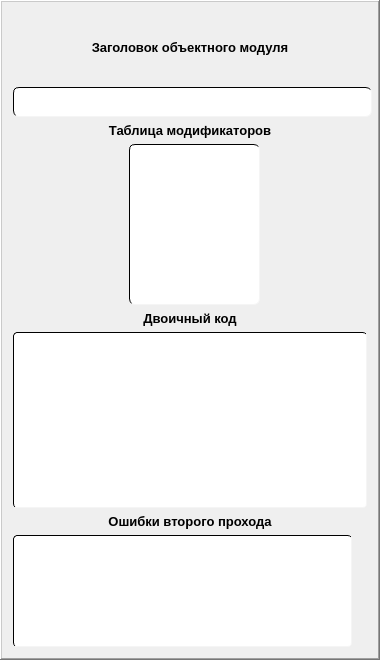
     <widget class="QFrame" name="frame_third">
      <property name="minimumSize">
       <size>
        <width>380</width>
        <height>660</height>
       </size>
      </property>
      <property name="maximumSize">
       <size>
        <width>380</width>
        <height>660</height>
       </size>
      </property>
      <property name="font">
       <font>
        <family>System</family>
        <pointsize>10</pointsize>
        <bold>true</bold>
       </font>
      </property>
      <property name="frameShape">
       <enum>QFrame::WinPanel</enum>
      </property>
      <property name="frameShadow">
       <enum>QFrame::Raised</enum>
      </property>
      <layout class="QGridLayout" name="gridLayout_7">
       <item row="0" column="0" colspan="3">
        <layout class="QVBoxLayout" name="verticalLayout_6">
         <item>
          <widget class="QLabel" name="label_OMH">
           <property name="font">
            <font>
             <family>System</family>
             <pointsize>10</pointsize>
             <bold>true</bold>
            </font>
           </property>
           <property name="text">
            <string>Заголовок объектного модуля</string>
           </property>
           <property name="alignment">
            <set>Qt::AlignCenter</set>
           </property>
          </widget>
         </item>
         <item>
          <widget class="QTableWidget" name="tableWidget_OMH">
           <property name="minimumSize">
            <size>
             <width>359</width>
             <height>30</height>
            </size>
           </property>
           <property name="maximumSize">
            <size>
             <width>359</width>
             <height>30</height>
            </size>
           </property>
           <property name="font">
            <font>
             <family>System</family>
             <pointsize>10</pointsize>
             <bold>true</bold>
            </font>
           </property>
           <property name="cursor" stdset="0">
            <cursorShape>PointingHandCursor</cursorShape>
           </property>
           <property name="toolTip">
            <string/>
           </property>
           <property name="styleSheet">
            <string notr="true">QTableWidget {
    background-color: #ffffff;
    border-top: 1px solid #000000;
    border-left: 1px solid #000000;
    border-right: 1px solid #f5f5f5;
    border-bottom: 1px solid #f5f5f5;
    border-radius: 6px;
    gridline-color: #e0e0e0;
}

QTableWidget QTableWidgetItem {
    padding: 5px;
}

QTableWidget QTableWidgetItem:hover {
    background-color: #e0d8d0;
}

QTableWidget QScrollBar:vertical {
    border: 2px solid #8a8a8a;
    background: #f5f5f5;
    width: 12px;
    background-clip: padding;
}

QTableWidget QScrollBar::handle:vertical {
    background: #e0d8d0;
    border-radius: 6px;
}

QTableWidget QScrollBar::handle:vertical:hover {
    background: #d0b9a3;
}

QTableWidget QScrollBar::add-line:vertical, 
QTableWidget QScrollBar::sub-line:vertical {
    border: 2px solid #8a8a8a;
    background: #f5f5f5;
    width: 12px;
}
</string>
           </property>
           <property name="frameShape">
            <enum>QFrame::WinPanel</enum>
           </property>
           <property name="editTriggers">
            <set>QAbstractItemView::NoEditTriggers</set>
           </property>
           <attribute name="horizontalHeaderVisible">
            <bool>false</bool>
           </attribute>
           <attribute name="horizontalHeaderMinimumSectionSize">
            <number>115</number>
           </attribute>
           <attribute name="horizontalHeaderDefaultSectionSize">
            <number>115</number>
           </attribute>
           <attribute name="verticalHeaderVisible">
            <bool>false</bool>
           </attribute>
           <attribute name="verticalHeaderMinimumSectionSize">
            <number>25</number>
           </attribute>
           <attribute name="verticalHeaderDefaultSectionSize">
            <number>25</number>
           </attribute>
           <row>
            <property name="text">
             <string>Новая строка</string>
            </property>
           </row>
          </widget>
         </item>
        </layout>
       </item>
       <item row="1" column="0">
        <spacer name="horizontalSpacer_12">
         <property name="orientation">
          <enum>Qt::Horizontal</enum>
         </property>
         <property name="sizeHint" stdset="0">
          <size>
           <width>73</width>
           <height>20</height>
          </size>
         </property>
        </spacer>
       </item>
       <item row="1" column="1">
        <layout class="QVBoxLayout" name="verticalLayout">
         <item>
          <widget class="QLabel" name="label">
           <property name="font">
            <font>
             <family>System</family>
             <pointsize>10</pointsize>
             <bold>true</bold>
            </font>
           </property>
           <property name="text">
            <string>Таблица модификаторов</string>
           </property>
           <property name="alignment">
            <set>Qt::AlignCenter</set>
           </property>
           <property name="wordWrap">
            <bool>true</bool>
           </property>
          </widget>
         </item>
         <item>
          <layout class="QHBoxLayout" name="horizontalLayout_4">
           <item>
            <spacer name="horizontalSpacer_11">
             <property name="orientation">
              <enum>Qt::Horizontal</enum>
             </property>
             <property name="sizeHint" stdset="0">
              <size>
               <width>28</width>
               <height>20</height>
              </size>
             </property>
            </spacer>
           </item>
           <item>
            <widget class="QTableWidget" name="tableWidget_modTable">
             <property name="minimumSize">
              <size>
               <width>131</width>
               <height>161</height>
              </size>
             </property>
             <property name="maximumSize">
              <size>
               <width>131</width>
               <height>161</height>
              </size>
             </property>
             <property name="font">
              <font>
               <family>System</family>
               <pointsize>10</pointsize>
               <bold>true</bold>
              </font>
             </property>
             <property name="cursor" stdset="0">
              <cursorShape>PointingHandCursor</cursorShape>
             </property>
             <property name="styleSheet">
              <string notr="true">QTableWidget {
    background-color: #ffffff;
    border-top: 1px solid #000000;
    border-left: 1px solid #000000;
    border-right: 1px solid #f5f5f5;
    border-bottom: 1px solid #f5f5f5;
    border-radius: 6px;
    gridline-color: #e0e0e0;
}

QTableWidget QTableWidgetItem {
    padding: 5px;
}

QTableWidget QTableWidgetItem:hover {
    background-color: #e0d8d0;
}</string>
             </property>
             <property name="editTriggers">
              <set>QAbstractItemView::NoEditTriggers</set>
             </property>
             <attribute name="horizontalHeaderVisible">
              <bool>false</bool>
             </attribute>
             <attribute name="verticalHeaderVisible">
              <bool>false</bool>
             </attribute>
            </widget>
           </item>
           <item>
            <spacer name="horizontalSpacer_4">
             <property name="orientation">
              <enum>Qt::Horizontal</enum>
             </property>
             <property name="sizeHint" stdset="0">
              <size>
               <width>18</width>
               <height>20</height>
              </size>
             </property>
            </spacer>
           </item>
          </layout>
         </item>
        </layout>
       </item>
       <item row="1" column="2">
        <spacer name="horizontalSpacer_13">
         <property name="orientation">
          <enum>Qt::Horizontal</enum>
         </property>
         <property name="sizeHint" stdset="0">
          <size>
           <width>73</width>
           <height>20</height>
          </size>
         </property>
        </spacer>
       </item>
       <item row="2" column="0" colspan="3">
        <layout class="QGridLayout" name="gridLayout_5">
         <item row="0" column="0">
          <widget class="QLabel" name="label_binary_code">
           <property name="font">
            <font>
             <family>System</family>
             <pointsize>10</pointsize>
             <bold>true</bold>
            </font>
           </property>
           <property name="text">
            <string>Двоичный код</string>
           </property>
           <property name="alignment">
            <set>Qt::AlignCenter</set>
           </property>
          </widget>
         </item>
         <item row="1" column="0">
          <widget class="QTextEdit" name="textEdit_binary_code">
           <property name="minimumSize">
            <size>
             <width>354</width>
             <height>176</height>
            </size>
           </property>
           <property name="maximumSize">
            <size>
             <width>354</width>
             <height>176</height>
            </size>
           </property>
           <property name="font">
            <font>
             <family>Times New Roman</family>
             <pointsize>12</pointsize>
            </font>
           </property>
           <property name="cursor" stdset="0">
            <cursorShape>IBeamCursor</cursorShape>
           </property>
           <property name="styleSheet">
            <string notr="true">QTextEdit {
    background-color: #ffffff;
    border-top: 1px solid #000000;
    border-left: 1px solid #000000;
    border-right: 1px solid #f5f5f5;
    border-bottom: 1px solid #f5f5f5;
    border-radius: 4px;
    padding: 10px;
    color: #333333;
    selection-background-color: #e0d8d0;
    selection-color: #333333;
}


</string>
           </property>
           <property name="frameShape">
            <enum>QFrame::WinPanel</enum>
           </property>
           <property name="readOnly">
            <bool>true</bool>
           </property>
          </widget>
         </item>
        </layout>
       </item>
       <item row="3" column="0" colspan="3">
        <layout class="QVBoxLayout" name="verticalLayout_8">
         <item>
          <widget class="QLabel" name="label_SPE">
           <property name="font">
            <font>
             <family>System</family>
             <pointsize>10</pointsize>
             <bold>true</bold>
            </font>
           </property>
           <property name="text">
            <string>Ошибки второго прохода</string>
           </property>
           <property name="alignment">
            <set>Qt::AlignCenter</set>
           </property>
          </widget>
         </item>
         <item>
          <widget class="QTextEdit" name="textEdit_SPE">
           <property name="minimumSize">
            <size>
             <width>339</width>
             <height>112</height>
            </size>
           </property>
           <property name="maximumSize">
            <size>
             <width>339</width>
             <height>112</height>
            </size>
           </property>
           <property name="font">
            <font>
             <family>Times New Roman</family>
             <pointsize>12</pointsize>
            </font>
           </property>
           <property name="cursor" stdset="0">
            <cursorShape>IBeamCursor</cursorShape>
           </property>
           <property name="styleSheet">
            <string notr="true">QTextEdit {
    background-color: #ffffff;
    border-top: 1px solid #000000;
    border-left: 1px solid #000000;
    border-right: 1px solid #f5f5f5;
    border-bottom: 1px solid #f5f5f5;
    border-radius: 4px;
    padding: 10px;
    color: #333333;
    selection-background-color: #e0d8d0;
    selection-color: #333333;
}

QTextEdit:focus {
    border-top: 1px solid #000000;
    border-left: 1px solid #000000;
    border-right: 1px solid #d0b9a3;
    border-bottom: 1px solid #d0b9a3;
}

QTextEdit:hover {
    border-top: 1px solid #000000;
    border-left: 1px solid #000000;
    border-right: 1px solid #d0b9a3;
    border-bottom: 1px solid #d0b9a3;
}
</string>
           </property>
           <property name="frameShape">
            <enum>QFrame::WinPanel</enum>
           </property>
           <property name="readOnly">
            <bool>true</bool>
           </property>
          </widget>
         </item>
        </layout>
       </item>
      </layout>
     </widget>
